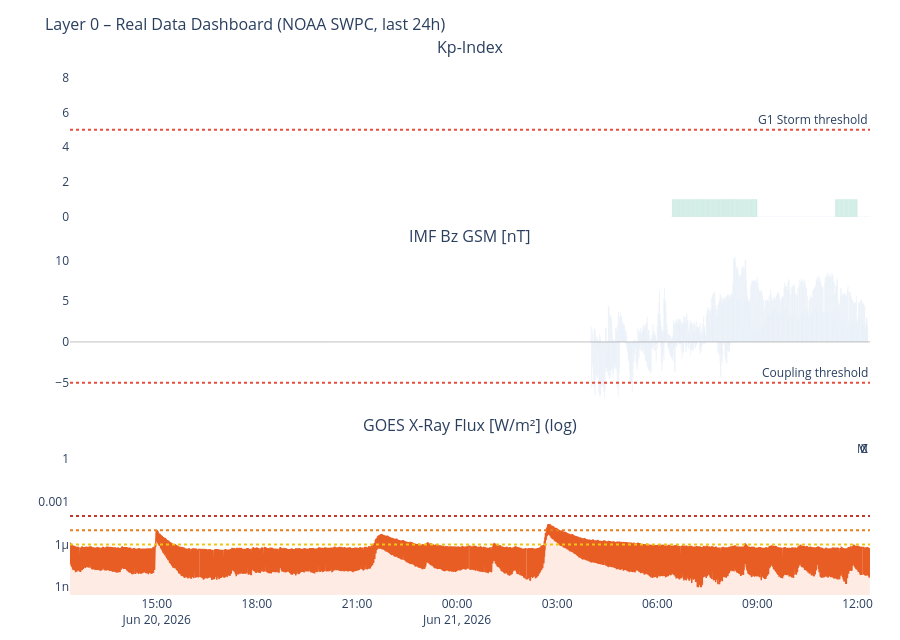

The cell this chart's notebook holds for it:
### Markdown cell above
---
## 3. Time-Series Dashboard (Real Data)

### Code cell
# ============================================================
# DASHBOARD – Kp / Solar Wind / IMF Bz / X-Ray
# ============================================================

panels = [
    (df_kp,   'kp',     'Kp-Index',                       '#7F77DD', 'bar'),
    (df_sw,   'speed',  'Solar Wind Speed [km/s]',         '#F2A623', 'line'),
    (df_mag,  'bz_gsm', 'IMF Bz GSM [nT]',                '#378ADD', 'bar'),
    (df_xray, 'flux',   'GOES X-Ray Flux [W/m²] (log)',    '#E85D24', 'line'),
]
active = [(df, col, title, color, kind)
          for df, col, title, color, kind in panels
          if df is not None and col in df.columns]

if not active:
    print('No data available.')
else:
    fig = make_subplots(
        rows=len(active), cols=1, shared_xaxes=True,
        subplot_titles=[p[2] for p in active],
        vertical_spacing=0.06
    )
    for i, (df, col, title, color, kind) in enumerate(active, 1):
        ds = df.dropna(subset=[col])
        if kind == 'bar':
            if col == 'kp':
                mc = ['#2ecc71' if v < 4 else '#f39c12' if v < 6 else '#e74c3c'
                      for v in ds[col]]
            elif col == 'bz_gsm':
                mc = ['#e74c3c' if v < -5 else '#2ecc71' if v > 5 else '#95a5a6'
                      for v in ds[col]]
            else:
                mc = color
            fig.add_trace(go.Bar(x=ds['time'], y=ds[col], marker_color=mc,
                                 name=title, opacity=0.75), row=i, col=1)
        else:
            h = color.lstrip('#')
            r_c, g_c, b_c = int(h[0:2], 16), int(h[2:4], 16), int(h[4:6], 16)
            fc = f'rgba({r_c},{g_c},{b_c},0.12)'
            fig.add_trace(go.Scatter(x=ds['time'], y=ds[col], name=title,
                                     line=dict(color=color, width=1.5),
                                     fill='tozeroy', fillcolor=fc), row=i, col=1)

        if col == 'kp':
            fig.add_hline(y=5, line_dash='dot', line_color='#e74c3c',
                          annotation_text='G1 Storm threshold', row=i, col=1)
            fig.update_yaxes(range=[0, 9], row=i, col=1)
        elif col == 'speed':
            fig.add_hline(y=500, line_dash='dot', line_color='#E85D24',
                          annotation_text='Elevated wind', row=i, col=1)
        elif col == 'bz_gsm':
            fig.add_hline(y=0, line_color='gray', line_width=0.5, row=i, col=1)
            fig.add_hline(y=-5, line_dash='dot', line_color='#e74c3c',
                          annotation_text='Coupling threshold', row=i, col=1)
        elif col == 'flux':
            fig.update_yaxes(type='log', row=i, col=1)
            for lvl, lbl, lc in [(1e-4,'X','#c0392b'),(1e-5,'M','#e67e22'),(1e-6,'C','#f1c40f')]:
                fig.add_hline(y=lvl, line_dash='dot', line_color=lc,
                              annotation_text=lbl, row=i, col=1)

    fig.update_layout(
        title=dict(text='Layer 0 – Real Data Dashboard (NOAA SWPC, last 24h)', font=dict(size=16)),
        height=180 * len(active) + 100,
        showlegend=False,
        plot_bgcolor='rgba(0,0,0,0)', paper_bgcolor='rgba(0,0,0,0)',
        margin=dict(l=70, r=30, t=60, b=40)
    )
    fig.show()

### Figure 1 — Plotly figure (JSON) as saved in the notebook; plotly's stock layout.template omitted (floating-point values rounded to 4 significant figures; data arrays with more than 128 entries replaced by an {"elided": "..."} marker saying what was removed)
{"data": [{"marker": {"color": {"elided": "358 str values"}}, "name": "Kp-Index", "opacity": 0.75, "type": "bar", "x": {"elided": "358 str values"}, "xaxis": "x", "y": {"elided": "358 int values"}, "yaxis": "y"}, {"marker": {"color": {"elided": "1440 str values"}}, "name": "IMF Bz GSM [nT]", "opacity": 0.75, "type": "bar", "x": {"elided": "1440 str values"}, "xaxis": "x2", "y": {"elided": "1440 float values"}, "yaxis": "y2"}, {"fill": "tozeroy", "fillcolor": "rgba(232,93,36,0.12)", "line": {"color": "#E85D24", "width": 1.5}, "name": "GOES X-Ray Flux [W/m²] (log)", "type": "scatter", "x": {"elided": "2878 str values"}, "xaxis": "x3", "y": {"elided": "2878 float values"}, "yaxis": "y3"}], "layout": {"annotations": [{"font": {"size": 16}, "showarrow": false, "text": "Kp-Index", "x": 0.5, "xanchor": "center", "xref": "paper", "y": 1.0, "yanchor": "bottom", "yref": "paper"}, {"font": {"size": 16}, "showarrow": false, "text": "IMF Bz GSM [nT]", "x": 0.5, "xanchor": "center", "xref": "paper", "y": 0.6467, "yanchor": "bottom", "yref": "paper"}, {"font": {"size": 16}, "showarrow": false, "text": "GOES X-Ray Flux [W/m²] (log)", "x": 0.5, "xanchor": "center", "xref": "paper", "y": 0.2933, "yanchor": "bottom", "yref": "paper"}, {"showarrow": false, "text": "G1 Storm threshold", "x": 1, "xanchor": "right", "xref": "x domain", "y": 5, "yanchor": "bottom", "yref": "y"}, {"showarrow": false, "text": "Coupling threshold", "x": 1, "xanchor": "right", "xref": "x2 domain", "y": -5, "yanchor": "bottom", "yref": "y2"}, {"showarrow": false, "text": "X", "x": 1, "xanchor": "right", "xref": "x3 domain", "y": 0.0001, "yanchor": "bottom", "yref": "y3"}, {"showarrow": false, "text": "M", "x": 1, "xanchor": "right", "xref": "x3 domain", "y": 1e-05, "yanchor": "bottom", "yref": "y3"}, {"showarrow": false, "text": "C", "x": 1, "xanchor": "right", "xref": "x3 domain", "y": 1e-06, "yanchor": "bottom", "yref": "y3"}], "height": 640, "margin": {"b": 40, "l": 70, "r": 30, "t": 60}, "paper_bgcolor": "rgba(0,0,0,0)", "plot_bgcolor": "rgba(0,0,0,0)", "shapes": [{"line": {"color": "#e74c3c", "dash": "dot"}, "type": "line", "x0": 0, "x1": 1, "xref": "x domain", "y0": 5, "y1": 5, "yref": "y"}, {"line": {"color": "gray", "width": 0.5}, "type": "line", "x0": 0, "x1": 1, "xref": "x2 domain", "y0": 0, "y1": 0, "yref": "y2"}, {"line": {"color": "#e74c3c", "dash": "dot"}, "type": "line", "x0": 0, "x1": 1, "xref": "x2 domain", "y0": -5, "y1": -5, "yref": "y2"}, {"line": {"color": "#c0392b", "dash": "dot"}, "type": "line", "x0": 0, "x1": 1, "xref": "x3 domain", "y0": 0.0001, "y1": 0.0001, "yref": "y3"}, {"line": {"color": "#e67e22", "dash": "dot"}, "type": "line", "x0": 0, "x1": 1, "xref": "x3 domain", "y0": 1e-05, "y1": 1e-05, "yref": "y3"}, {"line": {"color": "#f1c40f", "dash": "dot"}, "type": "line", "x0": 0, "x1": 1, "xref": "x3 domain", "y0": 1e-06, "y1": 1e-06, "yref": "y3"}], "showlegend": false, "title": {"font": {"size": 16}, "text": "Layer 0 – Real Data Dashboard (NOAA SWPC, last 24h)"}, "xaxis": {"anchor": "y", "domain": [0.0, 1.0], "matches": "x3", "showticklabels": false}, "xaxis2": {"anchor": "y2", "domain": [0.0, 1.0], "matches": "x3", "showticklabels": false}, "xaxis3": {"anchor": "y3", "domain": [0.0, 1.0]}, "yaxis": {"anchor": "x", "domain": [0.7067, 1.0], "range": [0, 9]}, "yaxis2": {"anchor": "x2", "domain": [0.3533, 0.6467]}, "yaxis3": {"anchor": "x3", "domain": [0.0, 0.2933], "type": "log"}}}
